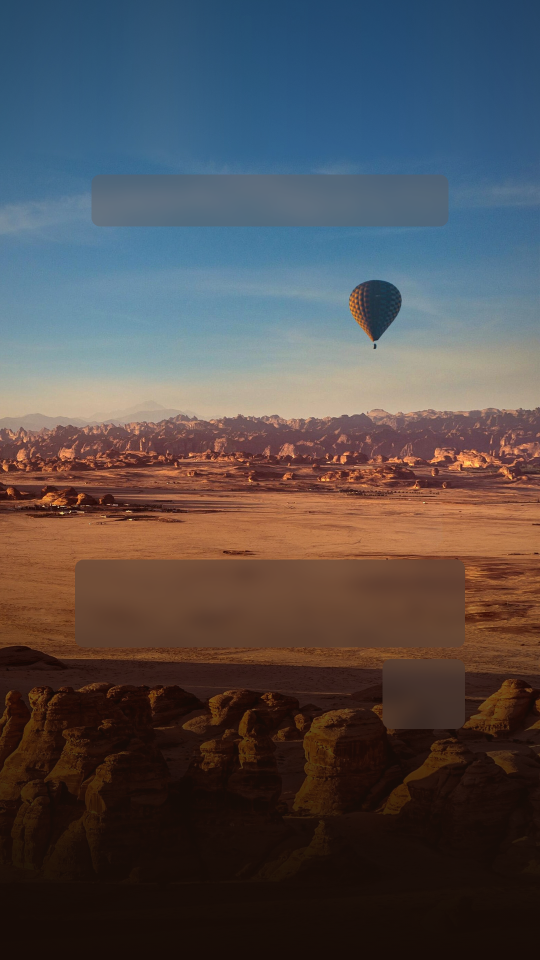
#> input picture clients/imagine-more/05-designs/alula-trip-story/_work/bgonly_b.png, 1080 x 1920 px, given in place of bgonly_a.png, which was not available (shown at 1/2 size)
$ python contrast.py
#> lines starting #> are read from the running program, lines starting #| are printed output that depends on the picture
import json,sys,numpy as np
from PIL import Image
W='/home/user/arwa/clients/imagine-more/05-designs/alula-trip-story/_work/'
rects=json.load(open(W+'rects.json'))
#> (reads clients/imagine-more/05-designs/alula-trip-story/_work/rects.json from the repository)
def lum(a):
    a=a/255.0; a=np.where(a<=0.03928,a/12.92,((a+0.055)/1.055)**2.4); return 0.2126*a[...,0]+0.7152*a[...,1]+0.0722*a[...,2]
for L,rs in rects.items():
    im=np.asarray(Image.open(W+f'bgonly_{L}.png').convert('RGB')).astype(float); Lm=lum(im)
#> in lum, `a = np.where(a <= 0.03928, a / 12.92, ((a + 0.055) / 1.055) ** 2.4)`:
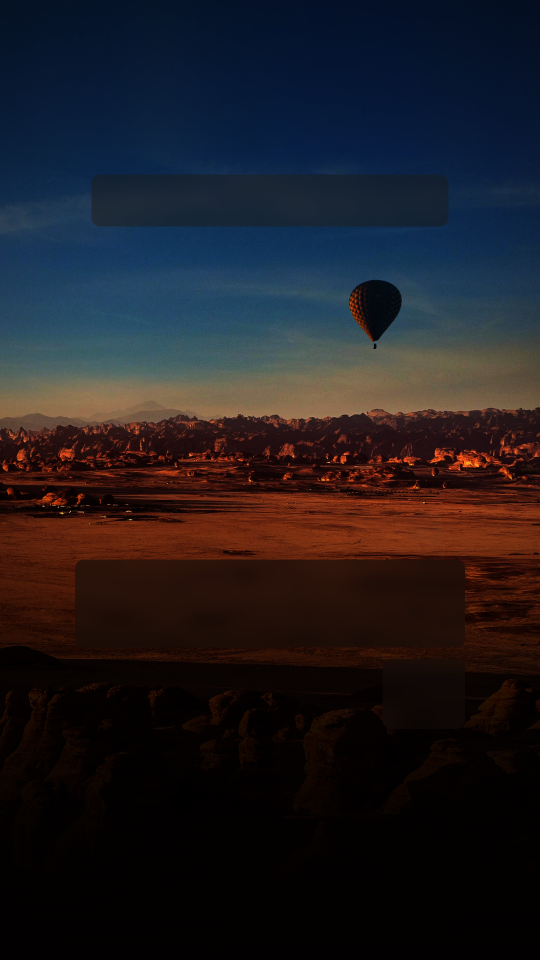
#> a: shape (1920, 1080, 3) float64 (shown at 1/2 size); mean of channels 0, 1, 2 0.125, 0.112, 0.132; drawn as R, G, B
#> in lum, `return 0.2126 * a[..., 0] + 0.7152 * a[..., 1] + 0.0722 * a[..., 2]`:
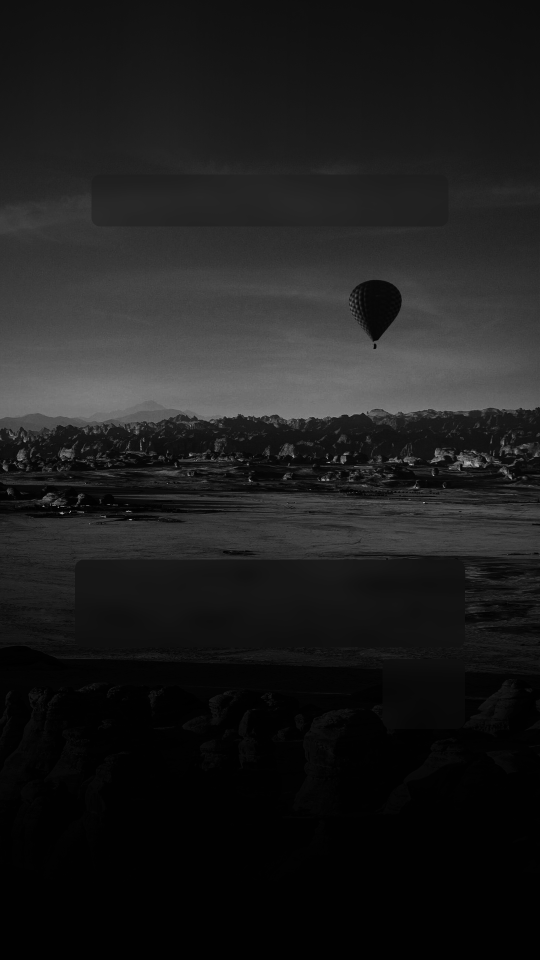
#> returned value: shape (1920, 1080) float64 (shown at 1/2 size); min 0.00194, max 0.837, mean 0.117
    row=[]
    for k,lst in rs.items():
        vals=np.concatenate([Lm[int(y0):int(y1)+1,int(x0):int(x1)+1].ravel() for x0,y0,x1,y1 in lst])
        med=1.05/(np.median(vals)+0.05); worst=1.05/(np.percentile(vals,95)+0.05)
        row.append(f'{k} {med:.1f} (worst {worst:.1f})')
#> this loop made 11 passes
#> (med, worst) on passes 1 to 11: (7.04, 6.26), (6.11, 5.39), (5.62, 5.18), (5.25, 5.02), (8.76, 8.2), (8.07, 7.27), (7.83, 7.68), (7.94, 7.56), (12.09, 10.28), (16.16, 10.12), (18.91, 17.36)
#> after the loop, row = 11 items, first 6: 'headline 7.0 (worst 6.3)', 'sub 6.1 (worst 5.4)', 'chip_date 5.6 (worst 5.2)', 'chip_tag 5.3 (worst 5.0)', 'price_label 8.8 (worst 8.2)', 'price_299 8.1 (worst 7.3)'
    print(L.upper()+': '+' | '.join(row))
#> (printed output is left out)
#> pass 3 of the loop `for L,rs in rects.items():`:
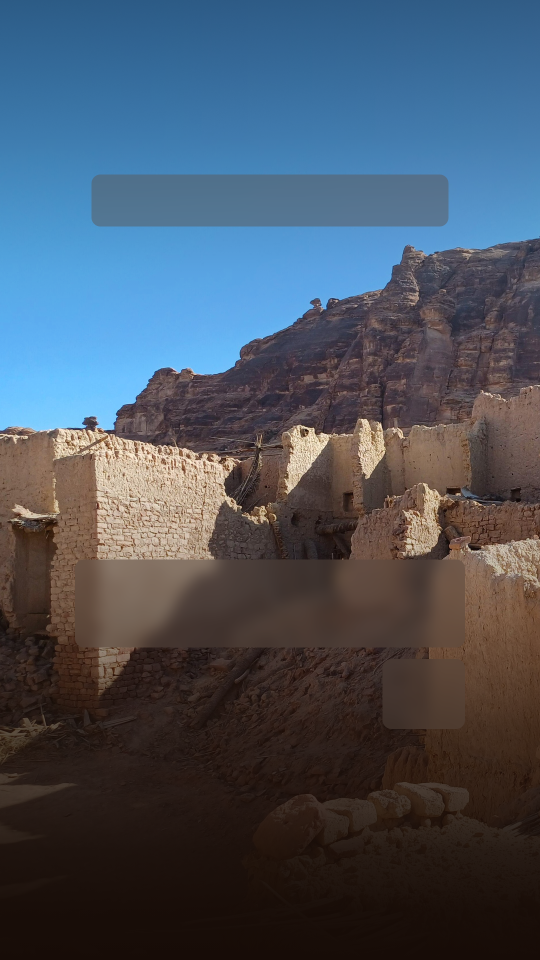
#> input picture clients/imagine-more/05-designs/alula-trip-story/_work/bgonly_c.png, 1080 x 1920 px, found by its file name (shown at 1/2 size)
#> in lum (call 3), `a = np.where(a <= 0.03928, a / 12.92, ((a + 0.055) / 1.055) ** 2.4)`:
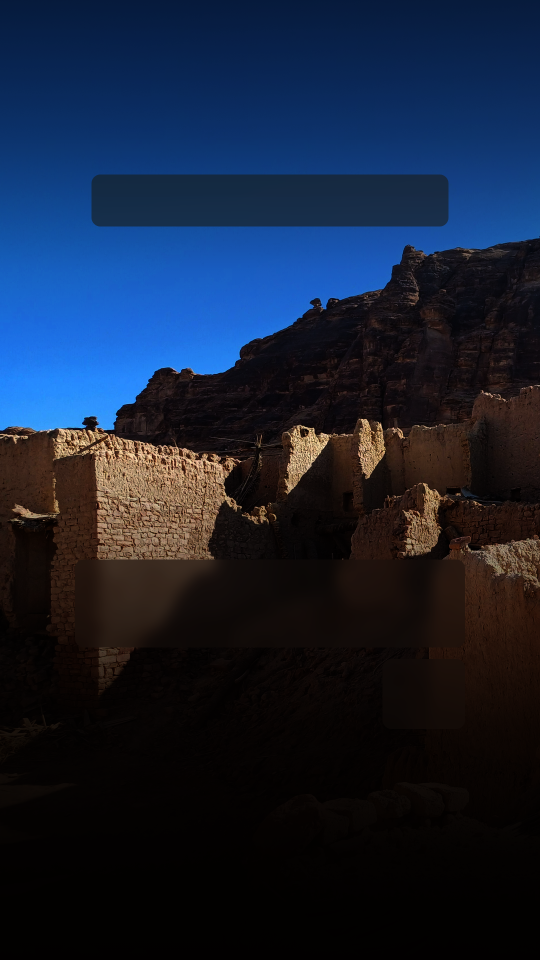
#> a: shape (1920, 1080, 3) float64 (shown at 1/2 size); mean of channels 0, 1, 2 0.0897, 0.131, 0.21; drawn as R, G, B
#> in lum (call 3), `return 0.2126 * a[..., 0] + 0.7152 * a[..., 1] + 0.0722 * a[..., 2]`:
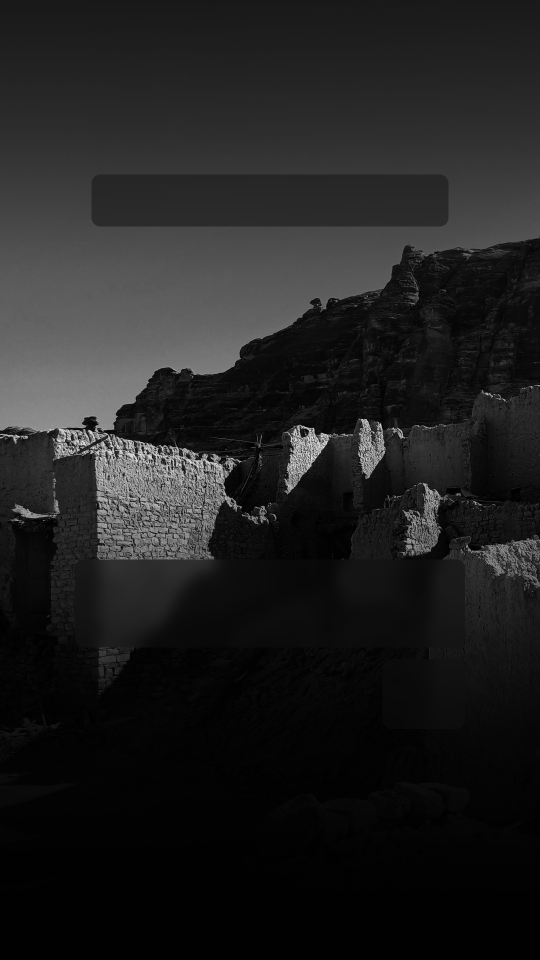
#> returned value: shape (1920, 1080) float64 (shown at 1/2 size); min 0.000604, max 0.96, mean 0.128
#> the loop `for k,lst in rs.items():` made 11 passes
#> (med, worst) on passes 1 to 8: (4.96, 4.68), (4.22, 4), (4.94, 4.74), (4.95, 4.86), (9.7, 7.26), (11, 9.16), (9.86, 6.36), (5.31, 4.73)
#> after the loop `for k,lst in rs.items():`: row = 11 items, first 6: 'headline 5.0 (worst 4.7)', 'sub 4.2 (worst 4.0)', 'chip_date 4.9 (worst 4.7)', 'chip_tag 4.9 (worst 4.9)', 'price_label 9.7 (worst 7.3)', 'price_299 11.0 (worst 9.2)'
#> (printed output is left out)
#> the loop made 6 passes; the first 3 are shown
